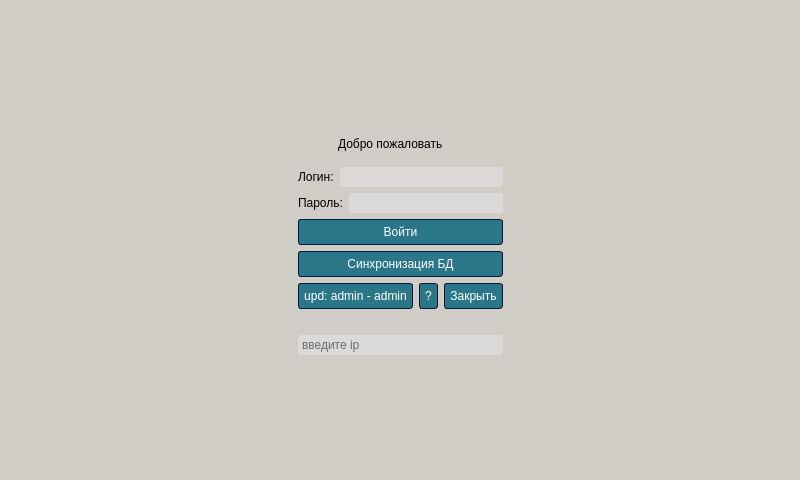
<?xml version="1.0" encoding="UTF-8"?>
<ui version="4.0">
 <class>Welcome</class>
 <widget class="QDialog" name="Welcome">
  <property name="geometry">
   <rect>
    <x>0</x>
    <y>0</y>
    <width>800</width>
    <height>480</height>
   </rect>
  </property>
  <property name="minimumSize">
   <size>
    <width>0</width>
    <height>0</height>
   </size>
  </property>
  <property name="maximumSize">
   <size>
    <width>16777215</width>
    <height>16777215</height>
   </size>
  </property>
  <property name="windowTitle">
   <string>Dialog</string>
  </property>
  <property name="styleSheet">
   <string notr="true">
/*-----QWidget-----*/
QWidget
{
	background-color: #D0CCC6;
	color: #000;
	border-color: #051a39;

}


/*-----QLabel-----*/
QLabel
{
	background-color: transparent;
	color: #000;

}


QLabel::disabled
{
	background-color: transparent;
	color: #656565;

}


/*-----QMenuBar-----*/
QMenuBar
{
	background-color: #0a0a0a;
	color: #000;
	border-color: #051a39;

}


QMenuBar::disabled
{
	background-color: #404040;
	color: #656565;
	border-color: #051a39;

}


QMenuBar::item
{
    background-color: transparent;

}


QMenuBar::item:selected
{
    background-color: #CBA69E;
    border: 1px solid #41cd52;

}


QMenuBar::item:pressed
{
    background-color: #74A9B5;
    border: 1px solid #000;
    margin-bottom: -1px;
    padding-bottom: 1px;

}


/*-----QMenu-----*/
QMenu
{
    background-color: #D0CCC6;
    border: 1px solid;
    color: #fff;

}


QMenu::separator
{
    height: 1px;
    background-color: #6d8eff;
    color: #fff;
    padding-left: 4px;
    margin-left: 10px;
    margin-right: 5px;

}


QMenu::item
{
    min-width : 150px;
    padding: 3px 20px 3px 20px;

}


QMenu::item:selected
{
    background-color: #74A9B5;
    color: #fff;

}


QMenu::item:disabled
{
    color: #262626;
}


/*-----QToolTip-----*/
QToolTip
{
	border : 1px solid #000000;
	background-color: #26264f;
	color: #fff;
	border-color: #051a39;

}


/*-----QPushButton-----*/
QPushButton
{
	background-color: #2B7789;
	color: #fff; /*ok*/
	border-style: solid;
	border-width: 1px;
	border-radius: 3px;
	border-color: #051a39;
	padding: 5px;

}


QPushButton::disabled
{
	background-color: #404040;
	color: #656565;
	border-color: #051a39;

}


QPushButton::hover
{
	background-color: #74A9B5;
	color: #fff;
	border-style: solid;
	border-width: 1px;
	border-radius: 3px;
	border-color: #051a39;
	padding: 5px;

}


QPushButton::pressed
{
	background-color: #74A9B5;
	color: #fff;
	border-style: solid;
	border-width: 1px;
	border-radius: 3px;
	border-color: #051a39;
	padding: 5px;

}


/*-----QToolButton-----*/
QToolButton
{
	background-color: #2B7789;
	color: #fff;
	border-width: 1px;
	border-radius: 3px;
	border-color: #051a39;
	padding: 3px;

}


QToolButton::disabled
{
	background-color: #404040;
	color: #656565;
	border-color: #051a39;

}


QToolButton::hover
{
	background-color: #ECC9C1;
	color: #fff;
	border-width: 1px;
	border-radius: 3px;
	border-color: #051a39;
	padding: 3px;

}


QToolButton::pressed
{
	background-color: #74A9B5;
	color: #fff;
	border-width: 1px;
	border-radius: 3px;
	border-color: #051a39;
	padding: 3px;

}


/*-----QComboBox-----*/
QComboBox
{
    background-color: #dbdad9;
    border: 1px solid;
    border-radius: 3px;
    padding-left: 6px;
    color: #000;
    height: 20px;

}


QComboBox::disabled
{
	background-color: #404040;
	color: #656565;
	border-color: #051a39;

}


QComboBox:hover
{
    background-color: #ECC9C1;

}


QComboBox:on
{
    background-color: #94908D;

}


QComboBox QAbstractItemView
{
    background-color: #383838;
    color: #fff;
    border: 1px solid black;
    selection-background-color: #94908D;
    selection-color: #fff;
    outline: 0;

}


QComboBox::drop-down
{
    subcontrol-origin: padding;
    subcontrol-position: top right;
    width: 15px;
    border-left-width: 0px;
    border-left-color: darkgray;
    border-left-style: solid; 
    border-top-right-radius: 3px; 
    border-bottom-right-radius: 3px;

}


QComboBox::down-arrow
{
    image: url(://arrow-down.png);
    width: 8px;
    height: 8px;
}


/*-----QSpinBox &amp; QDoubleSpinBox &amp; QDateTimeEdit-----*/
QSpinBox, 
QDoubleSpinBox,
QDateTimeEdit
{
	background-color: #dbdad9;
	color: #000;
	border: 1px solid #000;
	border-radius: 3px;
	padding : 2px;

}


QSpinBox::disabled, 
QDoubleSpinBox::disabled,
QDateTimeEdit::disabled
{
	background-color: #404040;
	color: #656565;
	border-color: #000;

}


QSpinBox:hover, 
QDoubleSpinBox::hover,
QDateTimeEdit::hover
{
    background-color: #ecc9c1;
    border: 1px solid #000;
    color:  #000;
    padding: 2px

}


QSpinBox::up-button, QSpinBox::down-button,
QDoubleSpinBox::up-button, QDoubleSpinBox::down-button,
QDateTimeEdit::up-button, QDateTimeEdit::down-button
{
    background-color: #94908D;
	border-radius: 2px;

}


QSpinBox::disabled, 
QDoubleSpinBox::disabled,
QDateTimeEdit::disabled
{
	background-color: #404040;
	color: #656565;
	border-color: #051a39;

}


QSpinBox::up-button:hover, QSpinBox::down-button:hover,
QDoubleSpinBox::up-button:hover, QDoubleSpinBox::down-button:hover,
QDateTimeEdit::up-button:hover, QDateTimeEdit::down-button:hover
{
    background-color: #ECC9C1;
    border: 1px solid #000;

}


QSpinBox::up-button:disabled, QSpinBox::down-button:disabled,
QDoubleSpinBox::up-button:disabled, QDoubleSpinBox::down-button:disabled,
QDateTimeEdit::up-button:disabled, QDateTimeEdit::down-button:disabled
{
	background-color: #404040;
	color: #656565;
	border-color: #051a39;

}


QSpinBox::up-button:pressed, QSpinBox::down-button:pressed,
QDoubleSpinBox::up-button:pressed, QDoubleSpinBox::down-button::pressed,
QDateTimeEdit::up-button:pressed, QDateTimeEdit::down-button::pressed
{
    background-color: #94908D;
    border: 1px solid #000;

}


QSpinBox::down-arrow,
QDoubleSpinBox::down-arrow,
QDateTimeEdit::down-arrow
{
    image: url(://arrow-down.png);
    width: 7px;

}


QSpinBox::up-arrow,
QDoubleSpinBox::up-arrow,
QDateTimeEdit::up-arrow
{
    image: url(://arrow-up.png);
    width: 7px;

}


/*-----QLineEdit-----*/
QLineEdit
{
	background-color: #dbdad9;
	color: #000;
	border-width: 1px;
	border-radius: 3px;
	border-color: #000;
	padding: 2px;

}


QLineEdit::disabled
{
	background-color: #404040;
	color: #656565;
	border-width: 1px;
	border-radius: 3px;
	border-color: #000;
	padding: 2px;

}


/*-----QTextEdit-----*/
QTextEdit
{
	background-color: #000;
	color: #010201;
	border-color: #000;

}


QTextEdit::disabled
{
	background-color: #404040;
	color: #656565;
	border-color: #000;

}

QTextEdit::hover
{
	background-color: #ecc9c1;

}


/*-----QGroupBox-----*/
QGroupBox 
{
    border: 1px solid;
    border-color: #CBA69E;
    margin-top: 22px;

}


QGroupBox::title  
{
    background-color: #CBA69E;
    color: #000;
    subcontrol-origin: margin;
    subcontrol-position: top left;
    padding: 5px;
	border-top-left-radius: 3px;
	border-top-right-radius: 3px;

}


QGroupBox::title::disabled
{
	background-color: #404040;
	color: #656565;
    subcontrol-origin: margin;
    subcontrol-position: top left;
    padding: 5px;
	border-top-left-radius: 3px;
	border-top-right-radius: 3px;

}


/*-----QCheckBox-----*/
QCheckBox::indicator
{
    color: #b1b1b1;
    background-color: #323232;
    border: 1px solid #b1b1b1;
    width: 12px;
    height: 12px;

}


QCheckBox::indicator:checked
{
    image:url(://checkbox.png);
    border: 1px solid #CBA69E;

}


QCheckBox::indicator:unchecked:hover
{
    border: 1px solid #CBA69E;

}


QCheckBox::disabled
{
	color: #656565;

}


QCheckBox::indicator:disabled
{
	background-color: #656565;
	color: #656565;
    border: 1px solid #656565;

}


/*-----QRadioButton-----*/
QRadioButton::indicator::unchecked
{ 
	border: 2px inset gray; 
	border-radius: 5px; 
	background-color:  #000;
	width: 9px; 
	height: 9px; 

}


QRadioButton::indicator::unchecked:hover
{ 
	border: 2px solid #CBA69E; 
	border-radius: 5px; 
	background-color:  #000;
	width: 9px; 
	height: 9px; 

}


QRadioButton::indicator::checked
{ 
	border: 2px inset darkgray; 
	border-radius: 5px; 
	background-color: #74A9B5; 
	width: 9px; 
	height: 9px; 

}


QRadioButton::disabled
{
	color: #656565;

}


QRadioButton::indicator:disabled
{
	background-color: #656565;
	color: #656565;
    border: 2px solid #656565;

}


/*-----QTableView &amp; QTableWidget-----*/
QTableView
{
    background-color: #242526;
    border: 1px solid #32414B;
    color: #f0f0f0;
    gridline-color: #8faaff;
    outline : 0;

}


QTableView::disabled
{
    background-color: #242526;
    border: 1px solid #32414B;
    color: #656565;
    gridline-color: #656565;
    outline : 0;

}


QTableView::item:hover 
{
    background-color: #26264f;
    color: #f0f0f0;

}


QTableView::item:selected 
{
    background-color: #1a1b1c;
    border: 2px solid #74A9B5;
    color: #F0F0F0;

}


QTableView::item:selected:disabled
{
    background-color: #1a1b1c;
    border: 2px solid #dbdad9;
    color: #656565;

}


QTableCornerButton::section
{
    background-color: #505050;
    color: #000;

}


QHeaderView::section
{
    background-color: #dbdad9;
    color: #000;
    text-align: left;
	padding: 4px;
	
}


QHeaderView::section:disabled
{
    background-color: #dbdad9;
    color: #656565;

}


QHeaderView::section:checked
{
    color: #000;
    background-color: #74A9B5;

}


QHeaderView::section:checked:disabled
{
    color: #656565;
    background-color: #dbdad9;

}


QHeaderView::section::vertical::first,
QHeaderView::section::vertical::only-one
{
    border-top: 1px solid #353635;

}


QHeaderView::section::vertical
{
    border-top: 1px solid #353635;

}


QHeaderView::section::horizontal::first,
QHeaderView::section::horizontal::only-one
{
    border-left: 1px solid #353635;

}


QHeaderView::section::horizontal
{
    border-left: 1px solid #353635;

}


/*-----QTabWidget-----*/
QTabBar::tab
{
	background-color: #262626;
	color: #fff;
	border-style: solid;
	border-width: 1px;
	border-top-left-radius: 3px;
	border-top-right-radius: 3px;
	border-color: #051a39;
	padding: 5px;

}


QTabBar::tab:disabled
{
	background-color: #656565;
	color: #656565;

}


QTabWidget::pane 
{
	background-color: #262626;
	color: #fff;
    border: 1px solid;
    border-color: #CF8878;

}


QTabBar::tab:selected
{
    background-color: #CF8878;
	color: #fff;
	border-style: solid;
	border-width: 1px;
	border-top-left-radius: 3px;
	border-top-right-radius: 3px;
	border-color: #051a39;
	padding: 5px;

}


QTabBar::tab:selected:disabled
{
	background-color: #404040;
	color: #656565;

}


QTabBar::tab:!selected 
{
    background-color: #262626;

}


QTabBar::tab:!selected:hover 
{
    background-color: #ECC9C1;

}


QTabBar::tab:top:!selected 
{
    margin-top: 3px;

}


QTabBar::tab:bottom:!selected 
{
    margin-bottom: 3px;

}


QTabBar::tab:top, QTabBar::tab:bottom 
{
    min-width: 8ex;
    margin-right: -1px;
    padding: 5px 10px 5px 10px;

}


QTabBar::tab:top:selected 
{
    border-bottom-color: none;

}


QTabBar::tab:bottom:selected 
{
    border-top-color: none;

}


QTabBar::tab:top:last, QTabBar::tab:bottom:last,
QTabBar::tab:top:only-one, QTabBar::tab:bottom:only-one 
{
    margin-right: 0;

}


QTabBar::tab:left:!selected 
{
    margin-right: 3px;

}


QTabBar::tab:right:!selected
{
    margin-left: 3px;

}


QTabBar::tab:left, QTabBar::tab:right 
{
    min-height: 8ex;
    margin-bottom: -1px;
    padding: 10px 5px 10px 5px;

}


QTabBar::tab:left:selected 
{
    border-left-color: none;

}


QTabBar::tab:right:selected 
{
    border-right-color: none;

}


QTabBar::tab:left:last, QTabBar::tab:right:last,
QTabBar::tab:left:only-one, QTabBar::tab:right:only-one 
{
    margin-bottom: 0;

}


/*-----QSlider-----*/
QSlider::groove:horizontal 
{
	background-color: transparent;
	height: 5px;

}


QSlider::sub-page:horizontal 
{
	background-color: #CBA69E;

}


QSlider::add-page:horizontal 
{
	background-color: #666765;

}


QSlider::handle:horizontal 
{
	background-color: #CBA69E;
	width: 14px;
	margin-top: -6px;
	margin-bottom: -6px;
	border-radius: 3px;

}


QSlider::handle:horizontal:hover 
{
	background-color: #CBA69E;
	border-radius: 3px;

}


QSlider::sub-page:horizontal:disabled 
{
	background-color: #bbb;
	border-color: #999;

}


QSlider::add-page:horizontal:disabled 
{
	background-color: #eee;
	border-color: #999;

}


QSlider::handle:horizontal:disabled 
{
	background-color: #eee;
	border: 1px solid #aaa;
	border-radius: 3px;

}


QSlider::groove:vertical 
{
	background-color: transparent;
	width: 5px;

}


QSlider::sub-page:vertical 
{
	background-color: #CBA69E;

}


QSlider::add-page:vertical 
{
	background-color: #666765;

}


QSlider::handle:vertical 
{
	background-color: #CBA69E;
	height: 14px;
	margin-left: -6px;
	margin-right: -6px;
	border-radius: 3px;

}


QSlider::handle:vertical:hover 
{
	background-color: #CBA69E;
	border-radius: 3px;

}


QSlider::sub-page:vertical:disabled 
{
	background-color: #bbb;
	border-color: #999;

}


QSlider::add-page:vertical:disabled 
{
	background-color: #eee;
	border-color: #999;

}


QSlider::handle:vertical:disabled 
{
	background-color: #eee;
	border: 1px solid #aaa;
	border-radius: 3px;

}


/*-----QDial-----*/
QDial
{
	background-color: #CBA69E;

}


QDial::disabled
{
	background-color: #404040;

}


/*-----QScrollBar-----*/
QScrollBar:horizontal
{
    border: 1px solid #222222;
    background-color: #3d3d3d;
    height: 13px;
    margin: 0px 16px 0 16px;

}


QScrollBar::handle:horizontal
{
    background: #CBA69E;
    min-height: 20px;

}


QScrollBar::add-line:horizontal
{
    border: 1px solid #1b1b19;
    background-color: #CBA69E;
    width: 14px;
    subcontrol-position: right;
    subcontrol-origin: margin;

}


QScrollBar::sub-line:horizontal
{
    border: 1px solid #1b1b19;
    background-color: #CBA69E;
    width: 14px;
    subcontrol-position: left;
    subcontrol-origin: margin;

}


QScrollBar::right-arrow:horizontal
{
    image: url(://arrow-right.png);
    width: 6px;
    height: 6px;

}


QScrollBar::left-arrow:horizontal
{
    image: url(://arrow-left.png);
    width: 6px;
    height: 6px;

}


QScrollBar::add-page:horizontal, QScrollBar::sub-page:horizontal
{
    background: none;

}


QScrollBar:vertical
{
    background-color: #3d3d3d;
    width: 13px;
    margin: 16px 0 16px 0;
    border: 1px solid #222222;

}


QScrollBar::handle:vertical
{
    background-color: #CBA69E;
    min-height: 20px;

}


QScrollBar::add-line:vertical
{
    border: 1px solid #1b1b19;
    background-color: #CBA69E;
    height: 14px;
    subcontrol-position: bottom;
    subcontrol-origin: margin;

}


QScrollBar::sub-line:vertical
{
    border: 1px solid #1b1b19;
    background-color: #CBA69E;
    height: 14px;
    subcontrol-position: top;
    subcontrol-origin: margin;

}


QScrollBar::up-arrow:vertical
{
    image: url(://arrow-up.png);
    width: 6px;
    height: 6px;

}


QScrollBar::down-arrow:vertical
{
    image: url(://arrow-down.png);
    width: 6px;
    height: 6px;

}


QScrollBar::add-page:vertical, QScrollBar::sub-page:vertical
{
    background: none;

}


/*-----QProgressBar-----*/
QProgressBar
{
	background-color: #383838;
	color: #000;
	border: 1px solid #CBA69E;
	border-radius: 3px;
	text-align: center;

}


QProgressBar::chunk {
	background-color: #CBA69E;
	color: #000;

}


QProgressBar::chunk:disabled {
	background-color: #656565;
	border: 1px solid #aaa;
	color: #656565;
}


/*-----QStatusBar-----*/
QStatusBar
{
	background-color: #0a0a0a;
	color: #000;
	border-color: #051a39;

}


</string>
  </property>
  <layout class="QGridLayout" name="gridLayout_2">
   <item row="0" column="0">
    <layout class="QGridLayout" name="gridLayout">
     <item row="0" column="1">
      <spacer name="verticalSpacer">
       <property name="orientation">
        <enum>Qt::Orientation::Vertical</enum>
       </property>
       <property name="sizeHint" stdset="0">
        <size>
         <width>20</width>
         <height>40</height>
        </size>
       </property>
      </spacer>
     </item>
     <item row="3" column="2">
      <spacer name="verticalSpacer_2">
       <property name="orientation">
        <enum>Qt::Orientation::Vertical</enum>
       </property>
       <property name="sizeHint" stdset="0">
        <size>
         <width>20</width>
         <height>40</height>
        </size>
       </property>
      </spacer>
     </item>
     <item row="2" column="3">
      <spacer name="horizontalSpacer_2">
       <property name="orientation">
        <enum>Qt::Orientation::Vertical</enum>
       </property>
       <property name="sizeHint" stdset="0">
        <size>
         <width>40</width>
         <height>20</height>
        </size>
       </property>
      </spacer>
     </item>
     <item row="1" column="1" rowspan="2" colspan="2">
      <layout class="QVBoxLayout" name="verticalLayout">
       <item>
        <layout class="QHBoxLayout" name="horizontalLayout">
         <item>
          <spacer name="horizontalSpacer_3">
           <property name="orientation">
            <enum>Qt::Orientation::Vertical</enum>
           </property>
           <property name="sizeHint" stdset="0">
            <size>
             <width>40</width>
             <height>20</height>
            </size>
           </property>
          </spacer>
         </item>
         <item>
          <widget class="QLabel" name="label_2">
           <property name="text">
            <string>Добро пожаловать</string>
           </property>
          </widget>
         </item>
         <item>
          <spacer name="horizontalSpacer_4">
           <property name="orientation">
            <enum>Qt::Orientation::Vertical</enum>
           </property>
           <property name="sizeHint" stdset="0">
            <size>
             <width>40</width>
             <height>20</height>
            </size>
           </property>
          </spacer>
         </item>
        </layout>
       </item>
       <item>
        <layout class="QHBoxLayout" name="horizontalLayout_2">
         <item>
          <widget class="QLabel" name="label_3">
           <property name="text">
            <string>Логин:</string>
           </property>
          </widget>
         </item>
         <item>
          <widget class="QLineEdit" name="inputLogin"/>
         </item>
        </layout>
       </item>
       <item>
        <layout class="QHBoxLayout" name="horizontalLayout_3">
         <item>
          <widget class="QLabel" name="label_4">
           <property name="text">
            <string>Пароль:</string>
           </property>
          </widget>
         </item>
         <item>
          <widget class="QLineEdit" name="inputPassword"/>
         </item>
        </layout>
       </item>
       <item>
        <widget class="QPushButton" name="btnSignIn">
         <property name="styleSheet">
          <string notr="true"/>
         </property>
         <property name="text">
          <string>Войти</string>
         </property>
        </widget>
       </item>
       <item>
        <widget class="QPushButton" name="pushButton_syncBD">
         <property name="text">
          <string>Синхронизация БД</string>
         </property>
        </widget>
       </item>
       <item>
        <layout class="QHBoxLayout" name="horizontalLayout_4">
         <item>
          <widget class="QPushButton" name="pushButton">
           <property name="text">
            <string>upd: admin - admin</string>
           </property>
          </widget>
         </item>
         <item>
          <widget class="QPushButton" name="pushButton_help">
           <property name="text">
            <string>?</string>
           </property>
          </widget>
         </item>
         <item>
          <widget class="QPushButton" name="btnCencel">
           <property name="text">
            <string>Закрыть</string>
           </property>
          </widget>
         </item>
        </layout>
       </item>
       <item>
        <spacer name="horizontalSpacer_8">
         <property name="orientation">
          <enum>Qt::Orientation::Horizontal</enum>
         </property>
         <property name="sizeHint" stdset="0">
          <size>
           <width>40</width>
           <height>20</height>
          </size>
         </property>
        </spacer>
       </item>
       <item>
        <widget class="QLineEdit" name="lineEdit_ip">
         <property name="inputMask">
          <string/>
         </property>
         <property name="text">
          <string/>
         </property>
         <property name="placeholderText">
          <string>введите ip</string>
         </property>
        </widget>
       </item>
      </layout>
     </item>
     <item row="1" column="0">
      <spacer name="horizontalSpacer">
       <property name="orientation">
        <enum>Qt::Orientation::Vertical</enum>
       </property>
       <property name="sizeHint" stdset="0">
        <size>
         <width>40</width>
         <height>20</height>
        </size>
       </property>
      </spacer>
     </item>
     <item row="2" column="0">
      <spacer name="horizontalSpacer_6">
       <property name="orientation">
        <enum>Qt::Orientation::Horizontal</enum>
       </property>
       <property name="sizeType">
        <enum>QSizePolicy::Policy::MinimumExpanding</enum>
       </property>
       <property name="sizeHint" stdset="0">
        <size>
         <width>40</width>
         <height>20</height>
        </size>
       </property>
      </spacer>
     </item>
     <item row="1" column="3">
      <spacer name="horizontalSpacer_7">
       <property name="orientation">
        <enum>Qt::Orientation::Horizontal</enum>
       </property>
       <property name="sizeType">
        <enum>QSizePolicy::Policy::MinimumExpanding</enum>
       </property>
       <property name="sizeHint" stdset="0">
        <size>
         <width>40</width>
         <height>20</height>
        </size>
       </property>
      </spacer>
     </item>
    </layout>
   </item>
  </layout>
 </widget>
 <resources/>
 <connections/>
</ui>
